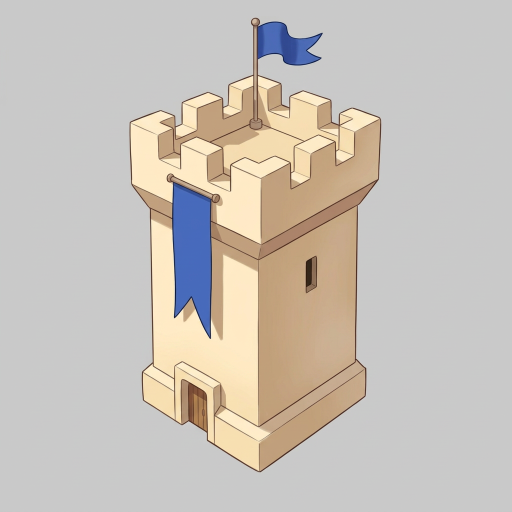
#> input picture art/game/assets/3d/base.2/refs/b-view.png, 1024 x 1024 px, given in place of mortar.png, which was not available (shown at 1/2 size)
$ python crops.py
#> lines starting #> are read from the running program, lines starting #| are printed output that depends on the picture
#!/usr/bin/env -S uv run --script
# /// script
# dependencies = ["pillow"]
# ///
"""Cuts each picked design out of its round 28 sheet into refs/a-sketch.png of its asset, with a sidecar.
The reference view edits attach that crop. Run from the repo root:
    uv run --script game/art-direction/rounds/28-advanced-buildings/crops.py"""
import json
from datetime import datetime
from pathlib import Path

from PIL import Image

HERE = Path(__file__).parent
ASSETS = HERE.parents[2] / "assets/3d"
# Boxes in sheet pixels (2752 x 1536), read off each painting by eye.
CROPS = {
    "cannon22b": ("mortar.png", (40, 300, 930, 1340)),
    "flak22": ("flak.png", (80, 130, 1080, 1520)),
    "supply22": ("supply22.png", (55, 280, 1045, 1125)),
    "supply22.2": ("supply22.png", (1010, 320, 1890, 1125)),
    "supply22.3": ("supply22.png", (1870, 330, 2720, 1125)),
    "supply33": ("supply33.png", (50, 330, 1020, 1380)),
    "supply33.2": ("supply33.png", (930, 240, 1820, 1410)),
    "supply33.3": ("supply33.png", (1820, 320, 2720, 1380)),
}

for asset, (sheet, box) in CROPS.items():
    refs = ASSETS / asset / "refs"
    refs.mkdir(parents=True, exist_ok=True)
    Image.open(HERE / sheet).convert("RGB").crop(box).save(refs / "a-sketch.png")
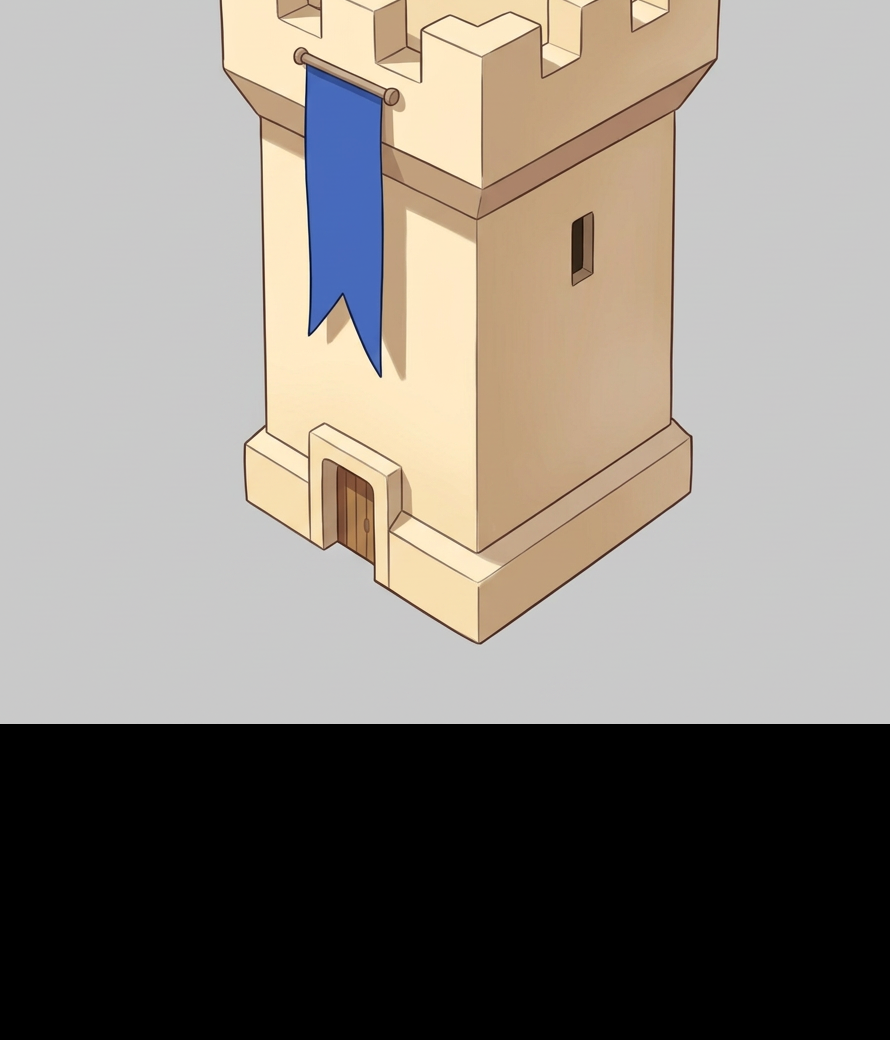
#> saved as a-sketch.png: PIL image 890x1040 RGB; mean R, G, B 139.8, 133.6, 126.6
    (refs / "a-sketch.json").write_text(json.dumps({
        "tool": "crop", "source": str((HERE / sheet).relative_to(HERE.parents[3])), "box_px": list(box),
        "est_cost_usd": 0, "note": "the picked design of round 28, cut at the empty paper around it",
        "created": datetime.now().isoformat(timespec="seconds")}, indent=2))
    print(asset, box)
#> pass 2 of the loop `for asset, (sheet, box) in CROPS.items():`:
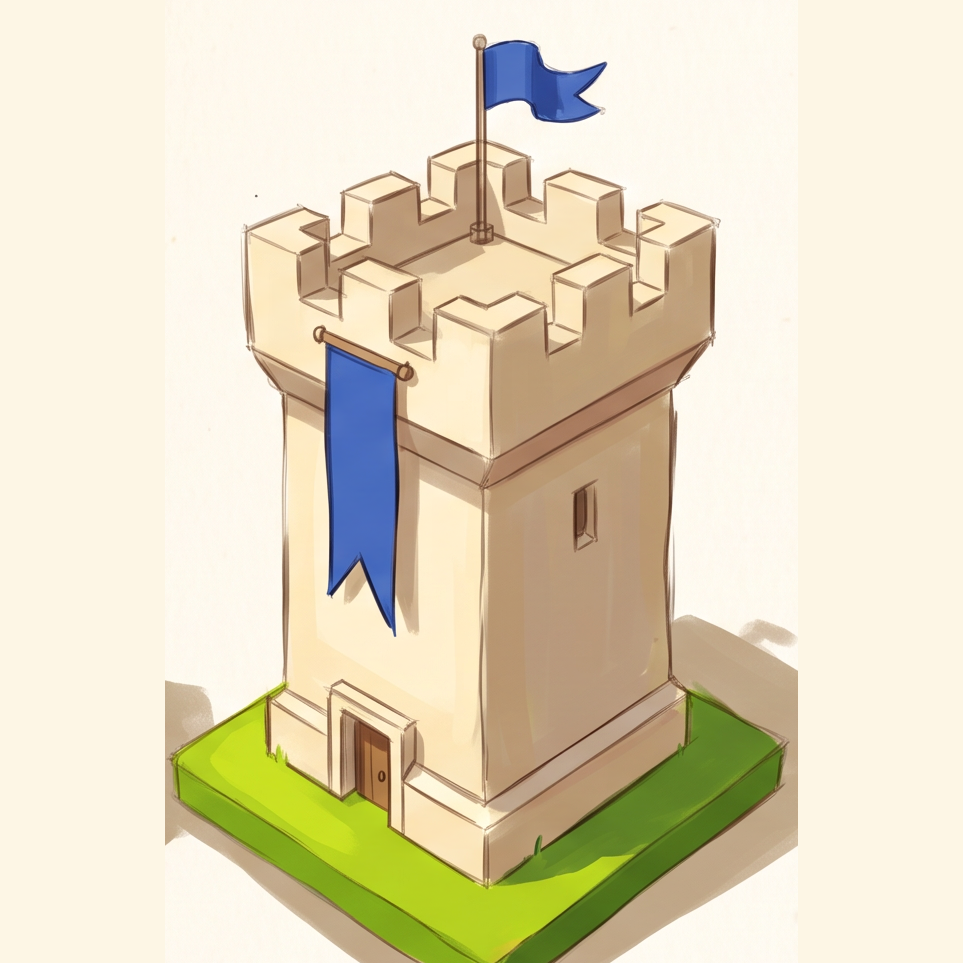
#> input picture art/game/assets/3d/base.2/refs/a-sketch.png, 963 x 963 px, given in place of flak.png, which was not available
#> `Image.open(HERE / sheet).convert("RGB").crop(box).save(refs / "a-sketc..`:
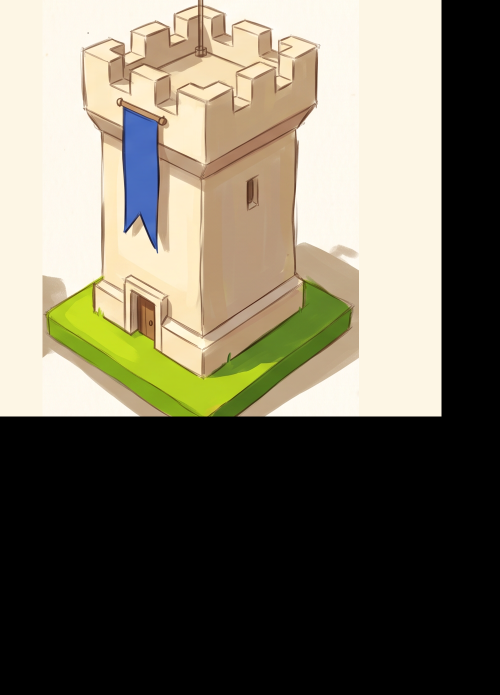
#> saved as a-sketch.png: PIL image 1000x1390 RGB (shown at 1/2 size); mean R, G, B 116.7, 111.3, 95
#> (the run stopped early here; a loop or call above may not have finished)
